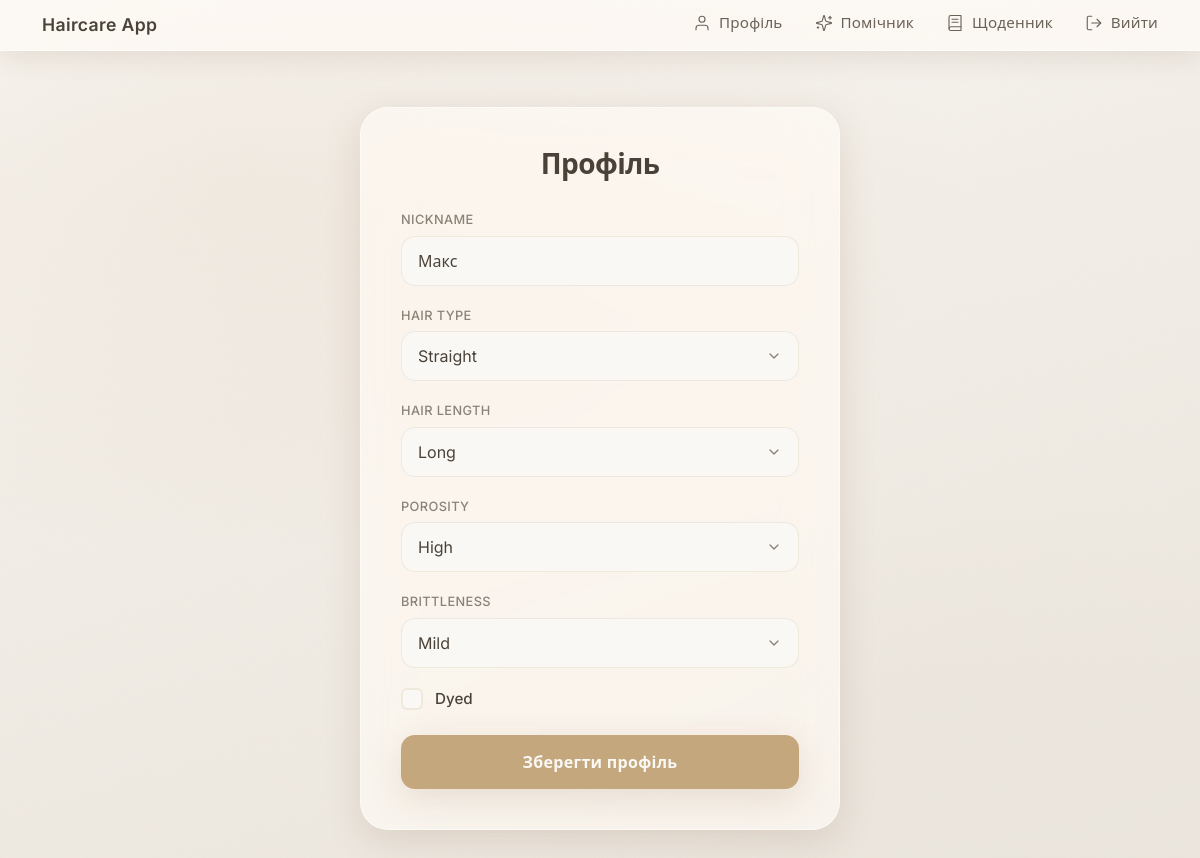
Screenshot of /profile/ (signed in) with the database file from the repository.
### haircare_app/models.py (models this page shows, shortened)
class HairProfile(models.Model):
    HAIR_TYPES = [
        ('straight', 'Straight'),
        ('wavy', 'Wavy'),
        ('curly', 'Curly'),
        ('coily', 'Coily'),
    ]
    HAIR_LENGTHS = [
        ('short', 'Short'),
        ('medium', 'Medium'),
        ('long', 'Long'),
    ]
    POROSITY_LEVELS = [
        ('low', 'Low'),
        ('medium', 'Medium'),
        ('high', 'High'),
    ]
    BRITTLENESS_LEVELS = [
        ('none', 'None'),
        ('mild', 'Mild'),
        ('moderate', 'Moderate'),
        ('severe', 'Severe'),
    ]
    user = models.OneToOneField(User, on_delete=models.CASCADE)
    nickname = models.CharField(max_length=50)
    hair_type = models.CharField(max_length=50, choices=HAIR_TYPES)
    hair_length = models.CharField(max_length=50, choices=HAIR_LENGTHS)
    porosity = models.CharField(max_length=50, choices=POROSITY_LEVELS)
    brittleness = models.CharField(max_length=50, choices=BRITTLENESS_LEVELS)
    dyed = models.BooleanField(default=False)

### haircare_app/views.py (the view)
# urls.py: path('profile/', views.profile, name='profile'),  # Профіль
@login_required
def profile(request):
    hair_profile, created = HairProfile.objects.get_or_create(user=request.user)  # Отримуємо або створюємо профіль
    if request.method == 'POST':
        form = HairProfileForm(request.POST, instance=hair_profile)
        if form.is_valid():
            form.save()
            messages.success(request, "Profile updated successfully!")  # Повідомлення про збереження
    else:
        form = HairProfileForm(instance=hair_profile)
    return render(request, 'profile.html', {'form': form})

### haircare_app/forms.py
class HairProfileForm(forms.ModelForm):
    class Meta:
        model = HairProfile
        fields = ['nickname', 'hair_type', 'hair_length', 'porosity', 'brittleness', 'dyed']

### templates/profile.html (shortened to what this page needs)
{% extends 'base.html' %}
{% load static %}
{% block content %}
<div class="profile-page">
  <div class="glass-card">
    <h1 class="page-title">Профіль</h1>
    <form method="post" class="profile-form">
      <div class="form-group">
        <label class="form-label" for="id_nickname">{{ form.nickname.label }}</label>
        <input type="text" name="nickname" id="id_nickname" class="form-control-custom" value="{{ form.nickname.value|default:'' }}" placeholder="Ваше ім'я або нікнейм" maxlength="50" />
      </div>
      <div class="form-group">
        <label class="form-label" for="id_hair_type">{{ form.hair_type.label }}</label>
        <select name="hair_type" id="id_hair_type" class="form-control-custom {% if form.hair_type.errors %}is-invalid{% endif %}">
          {% for value, label in form.fields.hair_type.choices %}
            <option value="{{ value }}" {% if form.hair_type.value == value %}selected{% endif %}>{{ label }}</option>
          {% endfor %}
        </select>
      </div>
      <div class="form-group">
        <label class="form-label" for="id_hair_length">{{ form.hair_length.label }}</label>
        <select name="hair_length" id="id_hair_length" class="form-control-custom {% if form.hair_length.errors %}is-invalid{% endif %}">
          {% for value, label in form.fields.hair_length.choices %}
            <option value="{{ value }}" {% if form.hair_length.value == value %}selected{% endif %}>{{ label }}</option>
          {% endfor %}
        </select>
      </div>
      <div class="form-group">
        <label class="form-label" for="id_porosity">{{ form.porosity.label }}</label>
        <select name="porosity" id="id_porosity" class="form-control-custom {% if form.porosity.errors %}is-invalid{% endif %}">
          {% for value, label in form.fields.porosity.choices %}
            <option value="{{ value }}" {% if form.porosity.value == value %}selected{% endif %}>{{ label }}</option>
          {% endfor %}
        </select>
      </div>
      <div class="form-group">
        <label class="form-label" for="id_brittleness">{{ form.brittleness.label }}</label>
        <select name="brittleness" id="id_brittleness" class="form-control-custom {% if form.brittleness.errors %}is-invalid{% endif %}">
          {% for value, label in form.fields.brittleness.choices %}
            <option value="{{ value }}" {% if form.brittleness.value == value %}selected{% endif %}>{{ label }}</option>
          {% endfor %}
        </select>
      </div>
      <div class="form-group">
        <label class="checkbox-wrap">
          <span class="checkbox-custom">
          </span>
          <span class="checkbox-label">{{ form.dyed.label }}</span>
        </label>
      </div>
      <button type="submit" class="btn-cta">Зберегти профіль</button>
    </form>
  </div>
</div>
{% endblock %}

### static/css/style.css (style rules this page uses)
:root { --cream: #faf8f5; --cream-warm: #f7f4ef; --sand: #e8e2d9; --sand-deep: #ddd6cc; --nude: #e5ddd4; --terracotta: #c4a77d; --terracotta-soft: #d4b896; --terracotta-deep: #b8956a; --text-primary: #4a4238; --text-secondary: #6b6258; --text-muted: #8a8278; --white-soft: rgba(255, 255, 255, 0.85); --white-glass: rgba(255, 251, 245, 0.72); --glass-bg: rgba(255, 252, 248, 0.62); --glass-border: rgba(255, 255, 255, 0.5); --glass-blur: 24px; --glass-saturate: 180%; --border-soft: rgba(196, 167, 125, 0.2); --shadow-soft: 0 10px 36px rgba(130, 92, 62, 0.16); --shadow-elevation: 0 20px 52px rgba(110, 78, 52, 0.22); --shadow-card: 0 14px 44px rgba(120, 88, 58, 0.14); --shadow-header: 0 6px 28px rgba(120, 85, 58, 0.14); --radius-sm: 12px; --radius-md: 16px; --radius-lg: 24px; --radius-xl: 28px; --radius-input: 14px; --transition: 0.25s ease; }
html { box-sizing: border-box; -webkit-font-smoothing: antialiased; -moz-osx-font-smoothing: grayscale; }
*, *::before, *::after { box-sizing: inherit; }
body { margin: 0; min-height: 100vh; font-family: 'Inter', 'Segoe UI', system-ui, sans-serif; color: var(--text-primary); background: var(--cream-warm); deg, #faf8f5 0%, #f2ede6 40%, #ebe5dc 100%); background-size: 400px 400px, 100% 100%, 100% 100%, 100% 100%; background-position: 0 0, 0 0, 0 0, 0 0; background-repeat: repeat, no-repeat, no-repeat, no-repeat; background-attachment: fixed, scroll, scroll, fixed; }
.profile-page { padding: 1rem 0 2rem; }
.glass-card { background: var(--glass-bg); backdrop-filter: blur(var(--glass-blur)) saturate(var(--glass-saturate)); -webkit-backdrop-filter: blur(var(--glass-blur)) saturate(var(--glass-saturate)); border-radius: var(--radius-xl); border: 1px solid var(--glass-border); box-shadow: var(--shadow-soft); padding: 2.5rem; max-width: 480px; margin: 0 auto; }
.page-title { font-size: 1.75rem; font-weight: 600; letter-spacing: -0.02em; color: var(--text-primary); margin: 0 0 1.75rem; text-align: center; }
.form-group { margin-bottom: 1.25rem; }
.form-group:last-of-type { margin-bottom: 1.5rem; }
.form-label { display: block; font-size: 0.8rem; font-weight: 500; letter-spacing: 0.03em; text-transform: uppercase; color: var(--text-muted); margin-bottom: 0.4rem; }
.form-control-custom { width: 100%; padding: 0.75rem 1rem; font-size: 1rem; font-family: inherit; color: var(--text-primary); background: var(--cream); border: 1px solid var(--border-soft); border-radius: var(--radius-input); transition: border-color var(--transition), box-shadow var(--transition); appearance: none; -webkit-appearance: none; }
.form-control-custom::placeholder { color: var(--text-muted); }
select.form-control-custom { cursor: pointer; background-repeat: no-repeat; background-position: right 1rem center; padding-right: 2.5rem; }
.checkbox-wrap { display: flex; align-items: center; gap: 0.75rem; cursor: pointer; user-select: none; }
.checkbox-custom { width: 22px; height: 22px; border: 2px solid var(--border-soft); border-radius: 6px; background: var(--cream); display: flex; align-items: center; justify-content: center; flex-shrink: 0; transition: border-color var(--transition), background var(--transition); }
.checkbox-label { font-size: 0.95rem; color: var(--text-primary); font-weight: 500; }
.btn-cta { display: block; width: 100%; padding: 0.95rem 1.5rem; font-size: 1rem; font-weight: 600; letter-spacing: 0.02em; font-family: inherit; color: var(--cream); background: var(--terracotta); border: none; border-radius: var(--radius-input); cursor: pointer; box-shadow: var(--shadow-soft); transition: background var(--transition), transform var(--transition), box-shadow var(--transition); }

### rows the page displays
HairProfile: nickname "Макс", hair_type "Straight", hair_length "Long", porosity "High", brittleness "Mild"
